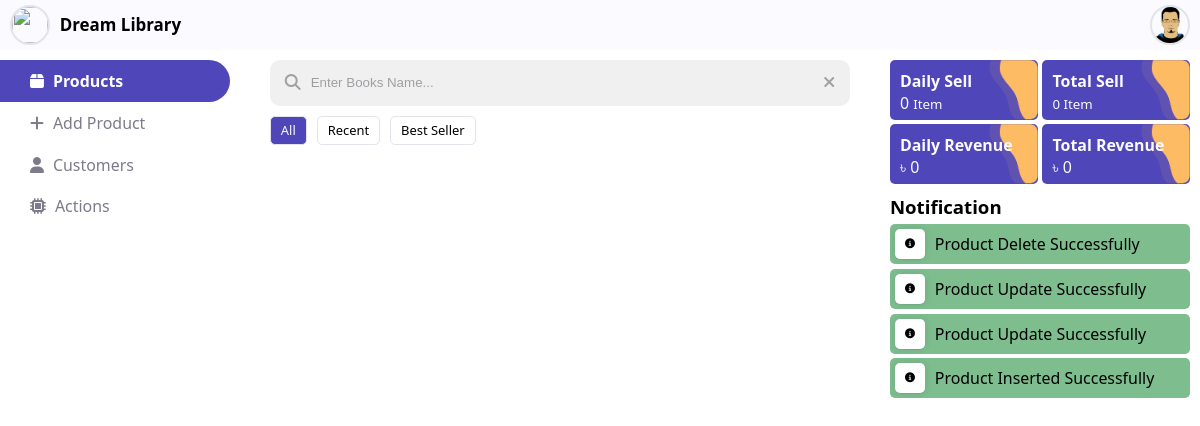
The page / on the database its author committed.
### tables this page shows
CREATE TABLE `notifications` (
  `id` int(11) NOT NULL,
  `message` varchar(250) NOT NULL,
  `status` varchar(7) NOT NULL,
  `date` datetime NOT NULL DEFAULT current_timestamp()
);

### partials/notifications.php (the view)
<div id="notifications">
    <div class="notifications_holder">
        <?php
        $sql = "SELECT * FROM notifications ORDER BY id DESC";
        $query = mysqli_query($conn, $sql);
        while ($notification = mysqli_fetch_assoc($query)) {?>
        <div class="card:notifications <?=$notification['status']?>">
            <div class="card_icon:notifications">
                <i class="fa-solid fa-circle-info"></i>
            </div>
            <div class="card_content:notifications">
                <p class="content__text:notifications"><?=$notification['message']?></p>
            </div>
        </div>
        <?php
        }
        ?>
    </div>
</div>

### index.php (shortened to what this page needs)
<?php include './server/database/connection.php'?>
<!DOCTYPE html>
<html lang="en">
<head>
    <?php include './partials/head.php'?>
</head>
<body>
    <?php include './partials/header.php'?>
    <main id="main">
        <section id="left">
            <?php include './partials/vartical_nav.php'?>
        </section>
        <section id="center">
            <?php include './partials/searchbar.php'?>
            <?php include './partials/sort.php'?>
            <?php include './partials/books_holder.php'?>
        </section>
        <section id="right">
            <?php include './partials/analytics.php'?>
            <h3 class="section_title">Notification</h3>
            <?php include './partials/notifications.php'?>
        </section>
    </main>
</body>
</html>

### partials/head.php (shortened to what this page needs)
 <link rel="stylesheet" href="css/style.css" />
 <link rel="stylesheet" href="css/links.css" />
 <link rel="stylesheet" href="theme/theme_1.css" />
 <link rel="stylesheet" href="https://cdnjs.cloudflare.com/ajax/libs/font-awesome/6.2.0/css/all.min.css"
/>

### partials/header.php
<header id="header">
    <div class="header__branding">
        <div id="brand">
            <div class="brand__logo">
                <img src="img/logo/logo.jpg" alt="" />
            </div>
            <h1 class="brand__name">Dream Library</h1>
        </div>
    </div>
    <div class="header__options">
        <div id="options">
            <div class="options__profile">
                <img src="img/profile_photo/avater.png" alt="" />
            </div>
        </div>
    </div>
</header>

### partials/vartical_nav.php
<?php
  $curPageName = substr($_SERVER["SCRIPT_NAME"],strrpos($_SERVER["SCRIPT_NAME"],"/")+1);
  $index = '';
  $addproduct = '';
  $customer = '';
  $analytics = '';
  if($curPageName == "index.php" or ""){$index = 'active';}
  else if($curPageName == "add_product.php"){$addproduct = 'active';}
  else if($curPageName == "customers.php"){$customer = 'active';}
  else{$analytics = 'active';}
?>
<nav id="navbar:vartical">
    <ul class="navbar__list:vartical">
        <li class="list__item:vartical <?=$index?>">
            <a class="item__link:vartical <?=$index?>" href="index.php">
                <i class="navbar__icon:vartical fa-solid fa-box"></i>
                Products
            </a>
        </li>
        <li class="list__item:vartical <?=$addproduct?>">
            <a class="item__link:vartical <?=$addproduct?>" href="add_product.php">
                <i class="navbar__icon:vartical fa-solid fa-plus"></i></i> Add Product</a>
        </li>
        <li class="list__item:vartical <?=$customer?>">
            <a class="item__link:vartical <?=$customer?>" href="customers.php">
                <i class="navbar__icon:vartical fa-solid fa-user"></i> Customers</a>
        </li>
        <li class="list__item:vartical <?=$analytics?>">
            <a class="item__link:vartical <?=$analytics?>" href="">
                <i class="navbar__icon:vartical fa-solid fa-microchip"></i></i> Actions</a>
        </li>
    </ul>
</nav>

### partials/searchbar.php
<div id="searchbar">
    <i class="searchbar_icon fa-solid fa-magnifying-glass"></i>
    <input class="searchbar_input" type="text" placeholder="Enter Books Name..." />
    <i class="searchbar_icon fa-solid fa-xmark"></i>
</div>

### partials/sort.php (shortened to what this page needs)
<div id="sort">
    <label class="sort__item" for="all">All</label>
    <label class="sort__item" for="recent">Recent</label>
    <label class="sort__item" for="best_seller">Best Seller</label>
</div>

### partials/books_holder.php (shortened to what this page needs)
<div id="books">
</div>

### partials/analytics.php (shortened to what this page needs)
<?php
    $todays__revenue = 0;
    $total__revenue = 0;
    $date = date('Y-m-d');
    $sql = "SELECT * FROM history WHERE date = '$date'";
    $runSql = mysqli_query($conn, $sql);
    $todays__sell = mysqli_num_rows($runSql);
    $sql = "SELECT * FROM history";
    $runSql = mysqli_query($conn, $sql);
    $total__sell = mysqli_num_rows($runSql);
?>
<div id="analytics">
    <div class="analytics_card">
        <h4 class="card_title:analytics">Daily Sell</h4>
        <div class="card_sub_title:analytics"><?=$todays__sell?> <small>Item</small></div>
    </div>
    <div class="analytics_card">
        <h4 class="card_title:analytics">Total Sell</h4>
        <div class="card_sub_title:analytics"><small><?=$total__sell?> Item</small></div>
    </div>
    <div class="analytics_card">
        <h4 class="card_title:analytics">Daily Revenue</h4>
        <div class="card_sub_title:analytics">&#2547; <?=$todays__revenue ?></div>
    </div>
    <div class="analytics_card">
        <h4 class="card_title:analytics">Total Revenue</h4>
        <div class="card_sub_title:analytics">&#2547; <?=$total__revenue ?></div>
    </div>
</div>

### css/style.css (style rules this page uses)
* { margin: 0; box-sizing: border-box; padding: 0; }
html { font-size: 62.25%; }
body { font-size: 1.6rem; font-family: sans-serif; height: 100vh; font-family: "Noto Sans", sans-serif; }
img { height: 100%; width: 100%; object-fit: cover; }
ul { list-style: none; }
::placeholder { color: var(--placeholder_text_color_1); }
#header { display: flex; align-items: center; justify-content: space-between; height: 5rem; padding: 0 1rem; border-bottom: 0.2rem solid var(--border_color_1); background-color: var(--background-primary); }
#main { display: grid; height: calc(100vh - 5rem); grid-template-columns: 1.5fr 4fr 2fr; }
#left { padding: 1rem 1rem 1rem 0; }
#center { border-left: 0.2rem solid var(--border_color_1); display: flex; padding: 1rem 3rem 1rem 3rem; flex-direction: column; }
#right { padding: 1rem; display: flex; flex-direction: column; }
.section_title { margin-top: 1rem; }

### theme/theme_1.css (style rules this page uses)
:root { --color-primary: #4f46ba; --background-primary: #fafaff; --text-primary: #fafaff; --border-primary: #e1e4eb; --searchbar_background: #f0f0f0; --searchbar_icon: #9e9fa3; --searchbar_placeholder_color: #9e9fa3; --sort-text-color: var(--text-primary); --sort_item_border: var(--border-primary); --sort_item_border_active: var(--color-primary); --sort_item_active_background: var(--color-primary); --analytics_card_background: var(--color-primary); --analytics_card_text_color: var(--text-primary); --books_price_text_color: #f97a06; --books_discount_border_color: var(--books_price_text_color); --accordionTable_header_background: var(--color-primary); --accordionTable_header_text_color: var(--text-primary); --accordionTable_row_header_background: #FAFAFA; --accordionTable_row_panel_background: #f5f5f5; --accordionTable_row_date_color: #444444; }

### css/components.css (style rules this page uses)
#brand { display: flex; align-items: center; }
.brand__logo, .options__profile { height: 4rem; width: 4rem; border-radius: 50%; overflow: hidden; border: 0.3rem solid var(--border-primary); }
.brand__name { margin-left: 1rem; font-size: 1.7rem; }
.navbar__list\:vartical { list-style: none; }
.list__item\:vartical { padding: 1rem; padding-left: 3rem; border-radius: 0 5rem 5rem 0; }
.list__item\:vartical.active { background-color: var(--color-primary); }
.item__link\:vartical { text-decoration: none; color: #7d7a8b; }
.item__link\:vartical.active { font-weight: bold; color: white; }
.navbar__icon\:vartical { margin-right: 0.5rem; }
#searchbar, #searchbar__sm { display: flex; align-items: center; padding: 1.5rem; gap: 1rem; border-radius: 1rem; background-color: var(--searchbar_background); }
.searchbar_input { flex-grow: 1; border: 0; background-color: transparent; }
.searchbar_input::placeholder { color: var(--searchbar_placeholder_color); }
.searchbar_icon { color: var(--searchbar_icon); }
#sort { display: flex; gap: 1rem; margin-top: 1rem; }
.sort__item { padding: 0.5rem 1rem; border: 0.2rem solid var(--sort_item_border); color: var(--text-color-2); font-size: 1.3rem; border-radius: 0.5rem; }
.sort__icon:checked+.sort__item { color: var(--sort-text-color); border: 0.2rem solid var(--sort_item_border); background-color: var(--sort_item_active_background); }
#analytics { display: grid; grid-template-columns: repeat(2, 1fr); gap: 0.5rem; }
.analytics_card { height: 6rem; background: var(--analytics_card_background) url("../img/shape/card_background.png"); background-size: cover; background-position: right; border-radius: 0.5rem; padding: 1rem; color: var(--analytics_card_text_color); }
#notifications { flex-grow: 1; display: flex; flex-direction: column; }
.notifications_holder { flex-grow: 1; overflow: scroll; margin-top: 0.5rem; }
.card\:notifications { border-radius: 0.5rem; display: flex; align-items: center; padding: 0.5rem; margin-bottom: .5rem; transition: 1s; padding-right: 1rem; overflow: hidden; }
.content__text\:notifications { white-space: nowrap; max-width: 200px; text-overflow: ellipsis; }
.card_icon\:notifications { background-color: white; width: 3rem; height: 3rem; display: flex; align-items: center; justify-content: center; border-radius: 0.5rem; font-size: 1rem; margin-right: 1rem; box-shadow: rgba(17, 17, 26, 0.05) 0px 1px 0px, rgba(17, 17, 26, 0.1) 0px 0px 8px; }
.card\:notifications.success { background-color: #4ea566bb; }
#books { overflow: scroll; margin-top: 1.5rem; height: 300px; flex-grow: 1; }

### rows shown on the page
notifications: message "Product Delete Successfully"
notifications: message "Product Update Successfully"
notifications: message "Product Update Successfully"
notifications: message "Product Inserted Successfully"

### other values the page prints
$todays__sell "0"
$total__sell "0"
$todays__revenue "0"
$total__revenue "0"
